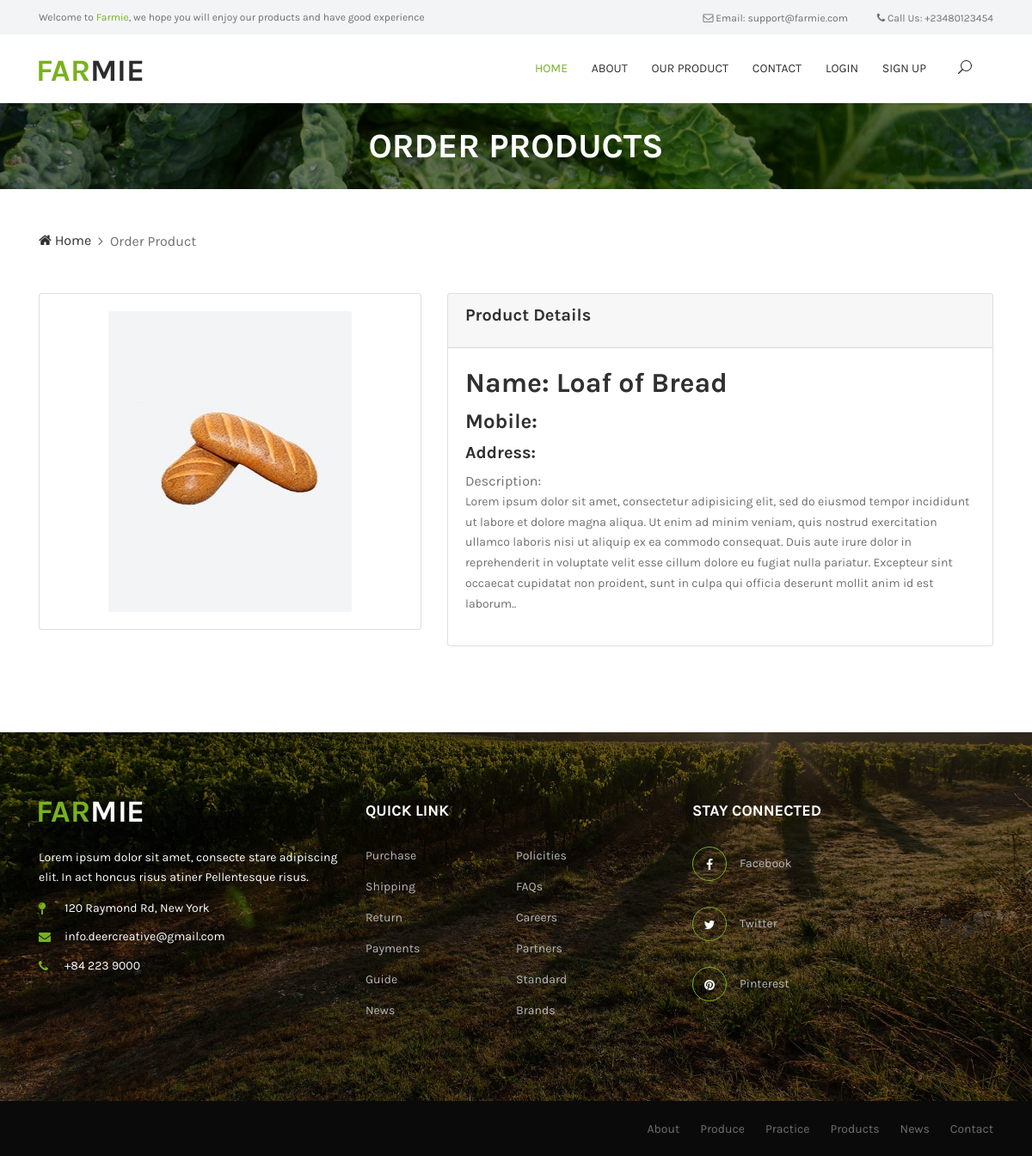
The app's page /product.php?p_id=2 with its own data.
### tables this page shows
CREATE TABLE `product` (
  `id` int(11) NOT NULL,
  `name` varchar(200) NOT NULL,
  `phone` varchar(200) NOT NULL,
  `address` text NOT NULL,
  `description` text NOT NULL,
  `file` text NOT NULL,
  `date` datetime NOT NULL DEFAULT current_timestamp()
);

### product.php (the view)
 <?php
 include_once('admin/php/function.php');
 include_once('php/header.php');
 if (isset($_GET['p_id'])) {
   $select = $mysqli->prepare("SELECT * FROM product WHERE id = ?");
   $select->bind_param('i', $_GET['p_id']);
   $select->execute();
   $selects = $select->get_result();
   $res = $selects->fetch_assoc();
 }else{ ?>
   <script type="text/javascript"> window.location = "./" </script>
<?php }
 ?>
  <div class="breadcrumb-area bg-img bg-overlay jarallax" style="background-image: url('img/bg-img/18.jpg');height: 100px;">
    <div class="container h-100">
      <div class="row h-100 align-items-center">
        <div class="col-12">
          <div class="breadcrumb-text">
            <h2>Order Products</h2>
          </div>
        </div>
      </div>
    </div>
  </div>
  <div class="famie-breadcrumb">
    <div class="container">
      <nav aria-label="breadcrumb">
        <ol class="breadcrumb">
          <li class="breadcrumb-item"><a href="index.php"><i class="fa fa-home"></i> Home</a></li>
          <li class="breadcrumb-item active" aria-current="page">Order Product</li>
        </ol>
      </nav>
    </div>
  </div>
  <section class="shop-area section-padding-0-100">
    <div class="container">
      <div class="row">
        <div class="col-md-5">
          <div class="card">
            <div class="card-body text-center">
              <img src="img/product/<?php echo $res['file']; ?>" style="width: 70%;height: 350px;" class="card-img">
            </div>
          </div>
        </div>
        <div class="col-md-7">
          <div class="card">
            <div class="card-header">
              <h5 class="card-title">Product Details</h5>
            </div>
            <div class="card-body">
              <h2><span>Name: </span><?php echo $res['name']; ?></h2>
              <h4><span>Mobile: </span><?php echo $res['phone']; ?></h4>
              <h5><span>Address: </span><?php echo $res['address']; ?></h5>
              <span>Description: </span><p class="text-left"><?php echo $res['description']; ?>.</p>
            </div>
          </div>
        </div>
      </div>
    </div>
  </section>
 <?php
 include_once('php/footer.php');
 ?>

### style.css (style rules this page uses)
* { margin: 0; padding: 0; }
body { font-family: "Karla", sans-serif; color: #707070; }
h1, h2, h3, h4, h5, h6 { font-family: "Karla", sans-serif; color: #303030; line-height: 1.3; font-weight: 700; }
p { font-family: "Karla", sans-serif; color: #707070; font-size: 14px; line-height: 1.7; font-weight: 400; }
a, a:focus, a:hover { -webkit-transition-duration: 500ms; -o-transition-duration: 500ms; transition-duration: 500ms; text-decoration: none; outline: 0 solid transparent; color: #707070; font-weight: 700; font-size: 14px; font-family: "Karla", sans-serif; }
img { height: auto; max-width: 100%; }
.bg-img { background-position: center center; background-size: cover; background-repeat: no-repeat; }
.bg-overlay { position: relative; z-index: 2; background-position: center center; background-size: cover; }
.bg-overlay::after { background-color: rgba(0, 0, 0, 0.5); position: absolute; z-index: -1; top: 0; left: 0; width: 100%; height: 100%; content: ""; }
.jarallax { position: relative; z-index: 0; }
.section-padding-0-100 { padding-top: 0; padding-bottom: 100px; }
.breadcrumb-area { position: relative; z-index: 1; width: 100%; height: 300px; }
.breadcrumb-area .breadcrumb-text { position: relative; z-index: 1; text-align: center; }
.breadcrumb-area .breadcrumb-text h2 { color: #ffffff; text-transform: uppercase; margin-bottom: 0; font-size: 40px; }
.famie-breadcrumb { position: relative; z-index: 1; padding-top: 48px; padding-bottom: 48px; }
.famie-breadcrumb .breadcrumb { padding: 0; margin-bottom: 0; background-color: transparent; border-radius: 0; }
.famie-breadcrumb .breadcrumb .breadcrumb-item { color: #707070; font-size: 16px; font-weight: 400; }
.famie-breadcrumb .breadcrumb .breadcrumb-item a { color: #303030; font-size: 16px; font-weight: 400; }
.famie-breadcrumb .breadcrumb-item + .breadcrumb-item::before { content: "\f105"; font-family: "FontAwesome"; color: #707070; }
.shop-area { position: relative; z-index: 1; }

### css/classy-nav.css (style rules this page uses)
body { font-family: "Roboto", sans-serif; }
img { height: auto; max-width: 100%; }
.bg-img { background-position: center center; background-size: cover; background-repeat: no-repeat; }

### records on screen
product: file (picture), name "Loaf of Bread", description "Lorem ipsum dolor sit amet, consectetur adipisicing elit, sed do eiusmod tempor incididunt ut labore et dolore magna aliqua. Ut enim ad minim veniam, quis nostrud exercitation ullamco laboris nisi ut aliquip ex ea commodo consequat. Duis aute irure dolor in reprehenderit in voluptate velit esse cillum dolore eu fugiat nulla pariatur. Excepteur sint occaecat cupidatat non proident, sunt in culpa qui officia deserunt mollit anim id est laborum."
